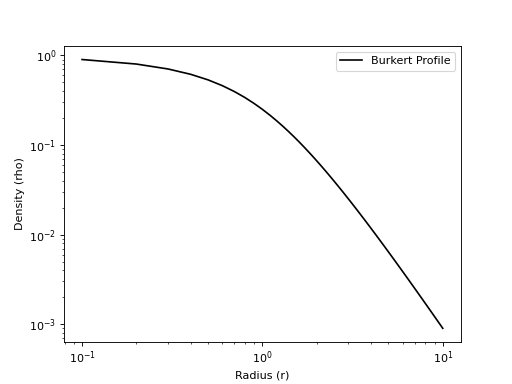

Source code (Python):
import matplotlib.pyplot as plt
from pisces.profiles.density import (
    BurkertDensityProfile,
)
#
r = np.linspace(0.1, 10, 100)
profile = BurkertDensityProfile(
    rho_0=1.0, r_s=1.0
)
rho = profile(r)
#
_ = plt.loglog(
    r, rho, "k-", label="Burkert Profile"
)
_ = plt.xlabel("Radius (r)")
_ = plt.ylabel("Density (rho)")
_ = plt.legend()
plt.show()
